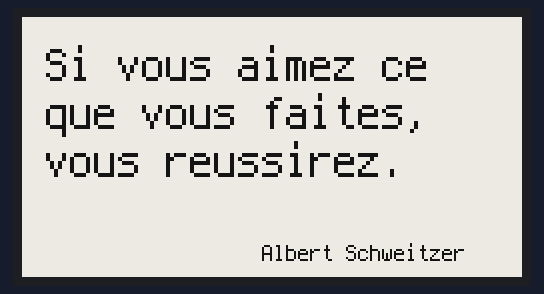
Bench run of a program on a simulated CircuitPython board. On the bench: 250×130 one-colour display. Random numbers come from a fixed seed; library files of the repository ran but are not shown: secrets.py; what the program prints to the serial console is not drawn.

Above: at 3.1 s.

The program:

main.py
```python
#######################################################
#                       IMPORTS                       #
#######################################################
import time
import random
import board
import displayio
import adafruit_ssd1680
from secrets import secrets
import terminalio
from adafruit_display_text import label, wrap_text_to_lines

#### COMMENT FOR WIFI USE
from quotes import positive_quotes
####

##### UNCOMMENT FOR WIFI USE
# import ipaddress
# import ssl
# import wifi
# import socketpool
# import adafruit_requests
#####

#######################################################
#                    SETUP DISPLAY                    #
#######################################################
FOREGROUND_COLOR = 0x000000
BACKGROUND_COLOR = 0xFFFFFF
DISPLAY_WIDTH = 250
DISPLAY_HEIGHT = 130
# For 8.x.x and 9.x.x. When 8.x.x is discontinued as a stable release, change this.
try:
    from fourwire import FourWire
except ImportError:
    from displayio import FourWire

displayio.release_displays()

# This pinout works on a Metro M4 and may need to be altered for other boards.
spi = board.SPI()  # Uses SCK and MOSI
epd_cs = board.D9
epd_dc = board.D10
epd_reset = None  # Set to None for FeatherWing
epd_busy = None  # Set to None for FeatherWing

display_bus = FourWire(
    spi, command=epd_dc, chip_select=epd_cs, reset=epd_reset, baudrate=1000000)
time.sleep(1)

# For issues with display not updating top/bottom rows correctly set colstart to 8
display = adafruit_ssd1680.SSD1680(
    display_bus,
    width=DISPLAY_WIDTH,
    height=DISPLAY_HEIGHT,
    busy_pin=epd_busy,
    highlight_color=FOREGROUND_COLOR,
    rotation=270,
)

g = displayio.Group()

#######################################################
#                      SETUP WIFI                     #
#######################################################
##### UNCOMMENT FOR WIFI USE
# URLs to fetch
# JSON_QUOTES_URL = "https://www.adafruit.com/api/quotes.php"

# print(f"My MAC address: {[hex(i) for i in wifi.radio.mac_address]}")

# print("Available WiFi networks:")
# for network in wifi.radio.start_scanning_networks():
#     print("\t%s\t\tRSSI: %d\tChannel: %d" % (str(network.ssid, "utf-8"),
#                                              network.rssi, network.channel))
# wifi.radio.stop_scanning_networks()

# print(f"Connecting to {secrets['ssid']}")
# wifi.radio.connect(secrets['ssid'], secrets['password'])
# print(f"Connected to {secrets['ssid']}")
# print(f"My IP address: {wifi.radio.ipv4_address}")

# ping_ip = ipaddress.IPv4Address("8.8.8.8")
# ping = wifi.radio.ping(ip=ping_ip)

# # retry once if timed out
# if ping is None:
#     ping = wifi.radio.ping(ip=ping_ip)

# if ping is None:
#     print("Couldn't ping 'google.com' successfully")
# else:
#     # convert s to ms
#     print(f"Pinging 'google.com' took: {ping * 1000} ms")

# pool = socketpool.SocketPool(wifi.radio)
# requests = adafruit_requests.Session(pool, ssl.create_default_context())

#######################################################
#                STARTING WEB PARSING                 #
#######################################################
# print(f"Fetching json from {JSON_QUOTES_URL}")
# response = requests.get(JSON_QUOTES_URL)
# parsed_response = response.json()
# text = parsed_response[0]['text']
# author = parsed_response[0]['author']
#####

#######################################################
#                 DICTIONNARY QUOTES                  #
#######################################################
#### COMMENT FOR WIFI USE
quote = random.choice(positive_quotes)
text = quote['quote']
author = quote['author']
print_lines = ""
####

# LIMITS THE TEXT TO 'MAX_LENGTH' CHARACTERS #
MAX_LENGTH = 20
# lines = [text[i:i + MAX_LENGTH] + '\n' for i in range(0, len(text), MAX_LENGTH)]
lines = wrap_text_to_lines(text, MAX_LENGTH)
for line in lines :
    print_lines += f"\n {line}"

print("-" * 40)
print(print_lines)
print(author)
print("-" * 40)


# Set a background
background_bitmap = displayio.Bitmap(DISPLAY_WIDTH, DISPLAY_HEIGHT, 1)
# Map colors in a palette
palette = displayio.Palette(1)
palette[0] = BACKGROUND_COLOR
t = displayio.TileGrid(background_bitmap, pixel_shader=palette)
g.append(t)

# with open("/WHITE.bmp", "rb") as f :
#     pic = displayio.OnDiskBitmap(f)
#     t = displayio.TileGrid(pic, pixel_shader=pic.pixel_shader)
#     g.append(t)

# Draw JSON 'text'
text_group = displayio.Group(scale=2, x=0, y=0)
text_area = label.Label(terminalio.FONT, text=print_lines, color=FOREGROUND_COLOR,line_spacing=1)
text_group.append(text_area)  # Add this text to the text group
g.append(text_group)

# Draw JSON 'author'
text_group = displayio.Group(scale=1, x=120, y=118)
text = author
text_area = label.Label(terminalio.FONT, text=text, color=FOREGROUND_COLOR)
text_group.append(text_area)  # Add this text to the text group
g.append(text_group)

# Place the display group on the screen
display.root_group = g

# Refresh the display to have everything show on the display
# NOTE: Do not refresh eInk displays more often than 180 seconds!
display.refresh()

time.sleep(120)

# Keep the display the same
while True:
    time.sleep(10)
```

quotes.py
```python
positive_quotes = [
    {"quote": "Le bonheur n’est pas quelque chose de pret a l’emploi. Il vient de vos propres actions.", "author": "Dalai Lama" },
    {"quote": "On ne change pas une equipe qui gagne.", "author": "Proverbe francais" },
    {"quote": "Vouloir, c’est pouvoir.", "author": "Proverbe francais" },
    {"quote": "Je pense, donc je suis.", "author": "Rene Descartes" },
    {"quote": "Fais toujours de ton mieux meme si personne ne regarde.", "author": "Proverbe japonais" },
    {"quote": "Il n’y a pas de raccourci pour aller la ou ca vaut la peine d’aller.", "author": "Beverly Sills" },
    {"quote": "La vie est un defi a relever, un bonheur a meriter, une aventure a tenter.", "author": "Mere Teresa" },
    {"quote": "La vie est un mystere qu'il faut vivre, et non un probleme a resoudre.", "author": "Gandhi" },
    {"quote": "Si vous aimez ce que vous faites, vous reussirez.", "author": "Albert Schweitzer" },
    {"quote": "La vie est un voyage, pas une destination.", "author": "Ralph Waldo Emerson" },
    {"quote": "Vous avez ete conecu pour faire des choses magiques.", "author": "" },
    {"quote": "L'espoir est un reve eveille.", "author": "Aristote" },
    {"quote": "Quand rien ne va bien, allez a gauche.", "author": "" },
    {"quote": "Concentrez-vous sur vos objectifs, pas sur les obstacles.", "author": "" },
    {"quote": "Transformer la douleur en pouvoir.", "author": "" },
    {"quote": "Il y a de la beaute dans la simplicite.", "author": "" },
    {"quote": "Transformer tes blessures en sagesse.", "author": "" },
    {"quote": "Votre meilleur professeur est votre derniere erreur.", "author": "" },
    {"quote": "C'est la volonte, pas la competence.", "author": "" },
    {"quote": "Un jour a la fois.", "author": "" },
    {"quote": "Tu comptes.", "author": "" },
    {"quote": "Ceci aussi devrait passer.", "author": "" },
    {"quote": "Ne jamais abandonner.", "author": "" },
    {"quote": "La positivite est le pouvoir.", "author": "" },
    {"quote": "Tu es incroyable.", "author": "" },
    {"quote": "Garde espoir.", "author": "" },
    {"quote": "Pense positivement.", "author": "" },
    {"quote": "Reste fort.", "author": "" },
    {"quote": "N'abandonne pas.", "author": "" },
    {"quote": "Brilles !", "author": "" },
    {"quote": "Je peux et je veux.", "author": "" },
    {"quote": "Les crayons casses colorent toujours.", "author": "" },
    {"quote": "Tu peux tout a fait faire ca.", "author": "" },
    {"quote": "Sois une voix. Pas un echo.", "author": "" },
    {"quote": "Aujourd'hui je choisis la joie.", "author": "" },
    {"quote": "Dis oui a de nouvelles aventures.", "author": "" },
    {"quote": "L'obstacle est le chemin.", "author": "" },
    {"quote": "Mourir avec des souvenirs, pas des reves.", "author": "" },
    {"quote": "C'est ok de ne pas etre ok maintenant.", "author": "" },
    {"quote": "Les petites choses font les grands jours.", "author": "" },
    {"quote": "Ta seule limite est ta croyance.", "author": "" },
    {"quote": "Fais confiance au timing de ta vie.", "author": "" },
    {"quote": "Ne te sens pas coupable de faire ce qui est le mieux pour toi.", "author": "" },
    {"quote": "Parfois plus tard devient jamais. Fais le maintenant.", "author": "" },
    {"quote": "Celui qui est courageux est libre.", "author": "Seneque" },
    {"quote": "Cherchez le chercheur.", "author": "Ramana Maharshi" },
    {"quote": "La positivite, c'est de trouver le bien meme dans de mauvaises conditions.", "author": "" },
    {"quote": "Chaque mur est une porte.", "author": "Ralph Waldo Emerson" },
    {"quote": "Aime la vie que tu vis. Vis la vie que tu aimes.", "author": "Bob Marley" },
    {"quote": "Le passe ne correspond pas au futur.", "author": "Tony Robbins" },
    {"quote": "Personne n'est parfait, c'est pourquoi les crayons ont des gommes", "author": "Wolfgang Riebe" },
    {"quote": "Le succes est l'enfant de l'audace.", "author": "Benjamin Disraeli" },
    {"quote": "Vous etes votre propre ame soeur.", "author": "Rupi Kaur" }
]

 
```
